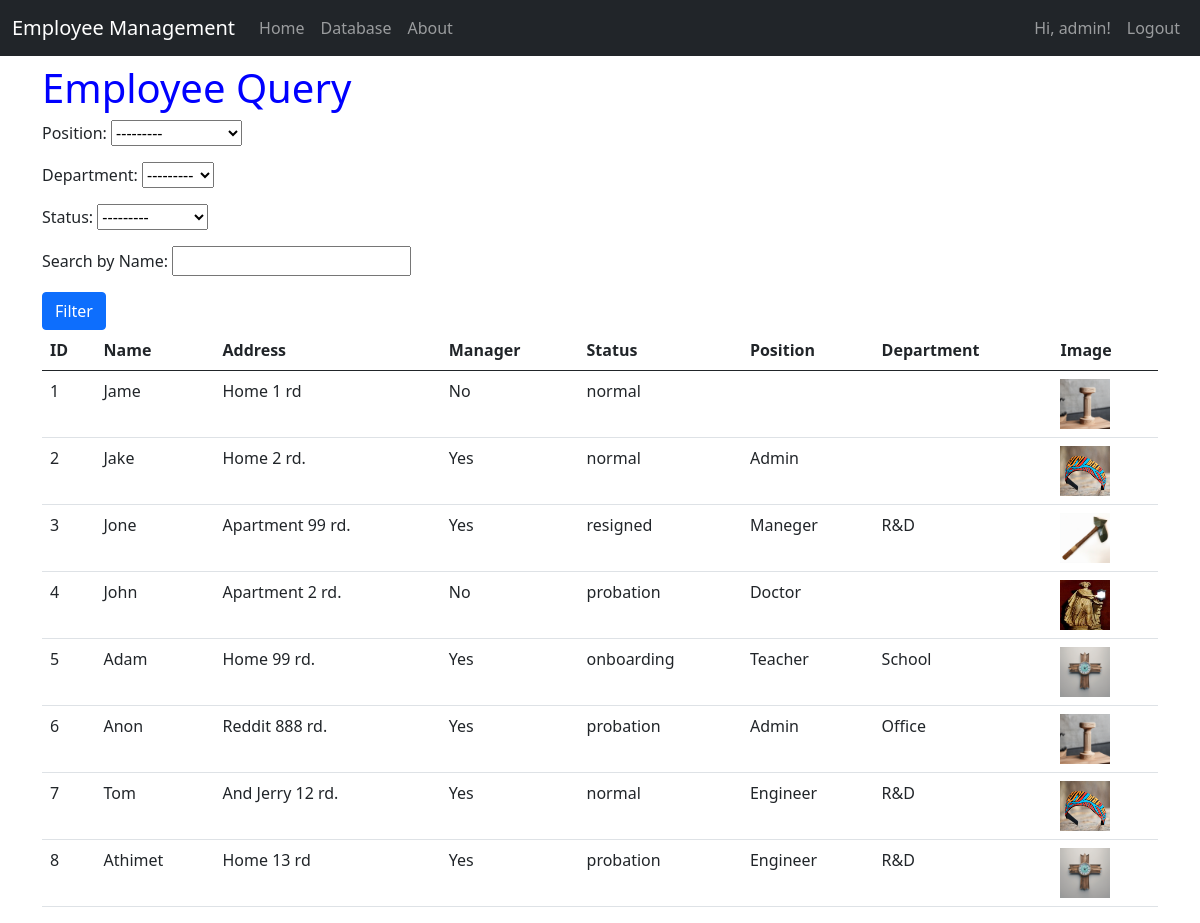
/employee_query (signed in), run on the app's committed database.
### employeemanagement_apk/models.py (models this page shows, shortened)
class Employee(models.Model):
    name = models.CharField(max_length=100)
    address = models.TextField(max_length=200)
    manager = models.BooleanField(default=False)
    status = models.ForeignKey(Status, on_delete=models.SET_NULL, null=True, default=None)
    image = models.ImageField(upload_to='images/')
    department = models.ForeignKey(Department, on_delete=models.SET_NULL, null=True, default=None, blank=True)
    position = models.ForeignKey(Position, on_delete=models.SET_NULL, null=True, default=None, blank=True)

class Status(models.Model):
    em_status = models.CharField(max_length=100)
    def __str__(self):
        return self.em_status

class Position(models.Model):
    name = models.TextField(max_length=100, null=False)
    salary = models.IntegerField(null=False)
    def __str__(self):
        return self.name + ' - ' + str(self.salary)

class Department(models.Model):
    name = models.CharField(max_length=100)
    manager = models.ForeignKey('Employee', on_delete=models.SET_NULL, null=True, default=None, blank=True, related_name='managed_department')
    def __str__(self):
        return f"{self.name}"

### employeemanagement_apk/views.py (the view, shortened to what this page needs)
# urls.py: path('employee_query', views.employee_query, name='employee_query'),
def employee_query(request):
    form = EmployeeFilterForm(request.GET or None)
    employees = Employee.objects.all()
    context = {
        'form': form,
        'employees': employees
    }
    return render(request, 'query/employee_query.html', context)

### employeemanagement_apk/forms.py
class EmployeeFilterForm(forms.Form):
    position = forms.ModelChoiceField(queryset=Position.objects.all(), required=False)
    department = forms.ModelChoiceField(queryset=Department.objects.all(), required=False)
    status = forms.ModelChoiceField(queryset=Status.objects.all(), required=False)
    search = forms.CharField(required=False, label='Search by Name')

### employeemanagement_apk/templates/query/employee_query.html (shortened to what this page needs)
{% extends "base.html" %}
{% block content %}
    <h1 style="color:blue;">Employee Query</h1>
    <form method="get">
        {{ form.as_p }}
        <button type="submit" class="btn btn-primary">Filter</button>
    </form>
    <table class="table">
        <thead>
            <tr>
                <th>ID</th>
                <th>Name</th>
                <th>Address</th>
                <th>Manager</th>
                <th>Status</th>
                <th>Position</th>
                <th>Department</th>
                <th>Image</th>
            </tr>
        </thead>
        <tbody>
            {% for employee in employees %}
            <tr>
                <td>{{ employee.id }}</td>
                <td>{{ employee.name }}</td>
                <td>{{ employee.address }}</td>
                <td>{{ employee.manager|yesno:"Yes,No" }}</td>
                <td>{{ employee.status.em_status }}</td>
                <td>{{ employee.position.name }}</td>
                <td>{{ employee.department.name }}</td>
                <td>
                    {% if employee.image %}
                        <img src="{{ employee.image.url }}" width="50px" height="50px">
                    {% else %}
                        No Image
                    {% endif %}
                </td>
            </tr>
            {% endfor %}
        </tbody>
    </table>
{% endblock %}

### employeemanagement_apk/templates/base.html (shortened to what this page needs)
<!DOCTYPE html>
<html lang="en">
<head>
    <link href="https://cdn.jsdelivr.net/npm/bootstrap@5.0.2/dist/css/bootstrap.min.css" rel="stylesheet">
</head>
<body>
    <nav class="navbar navbar-expand-lg navbar-dark bg-dark">
        <div class="container-fluid">
          <a class="navbar-brand" href="/">Employee Management</a>
          <div class="collapse navbar-collapse" id="navbarNav">
            <ul class="navbar-nav">
              <li class="nav-item">
                <a class="nav-link" aria-current="page" href="/">Home</a>
              </li>
              <li class="nav-item">
                <a class="nav-link" href="/database">Database</a>
              </li>
              <li class="nav-item">
                <a class="nav-link" href="/about">About</a>
              </li>
            </ul>
            {% if user.is_authenticated %}
            <ul class="navbar-nav ms-auto">
                <li class="nav-text">
                    <span class="nav-link">Hi, {{ user.username }}!</span>
                </li>
                <li class="nav-item">
                    <a class="nav-link" href="/logout">Logout</a>
                </li>
            </ul>
            {% endif %}
          </div>
        </div>
      </nav>
    <div class="container my-2">
        {% block content %}
        {%endblock%}
    </div>
</body>
</html>

### data on the page
Employee: id "1", name "Jame", address "Home 1 rd", manager "No", status.em_status "normal", image (picture)
Employee: id "2", name "Jake", address "Home 2 rd.", manager "Yes", status.em_status "normal", position.name "Admin", image (picture)
Employee: id "3", name "Jone", address "Apartment 99 rd.", manager "Yes", status.em_status "resigned", position.name "Maneger", department.name "R&D", image (picture)
Employee: id "4", name "John", address "Apartment 2 rd.", manager "No", status.em_status "probation", position.name "Doctor", image (picture)
Employee: id "5", name "Adam", address "Home 99 rd.", manager "Yes", status.em_status "onboarding", position.name "Teacher", department.name "School", image (picture)
Employee: id "6", name "Anon", address "Reddit 888 rd.", manager "Yes", status.em_status "probation", position.name "Admin", department.name "Office", image (picture)
Employee: id "7", name "Tom", address "And Jerry 12 rd.", manager "Yes", status.em_status "normal", position.name "Engineer", department.name "R&D", image (picture)
Employee: id "8", name "Athimet", address "Home 13 rd", manager "Yes", status.em_status "probation", position.name "Engineer", department.name "R&D", image (picture)

### other printed values
{{ user.username }} "admin"
